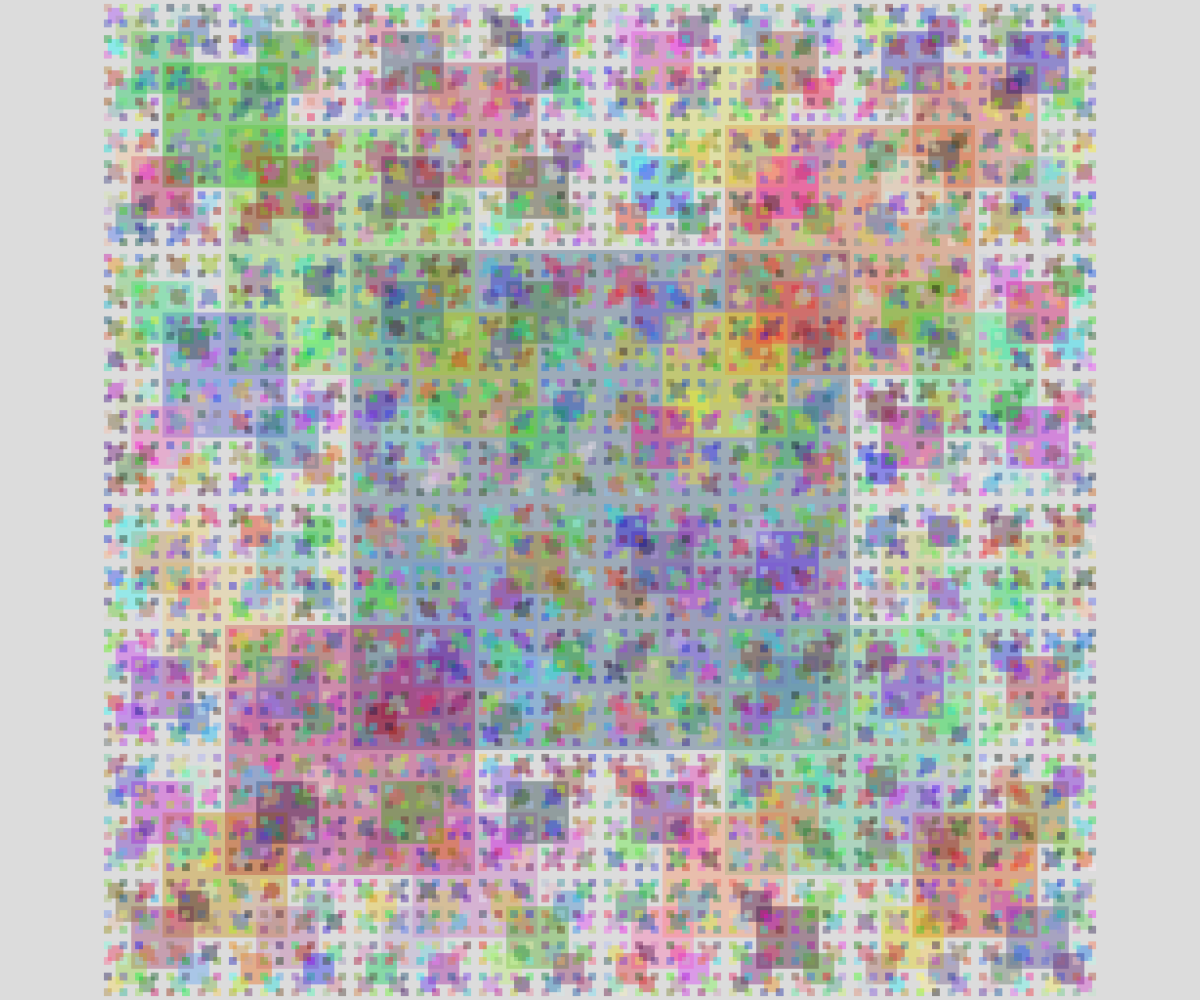
Frame 1 (no input)
Frame 60 (no input): identical to frame 1, image omitted
Frame 120 (the mouse pressed at the canvas centre since frame 60): identical to frame 1, image omitted

The p5.js sketch that drew this single still picture (run headless with seeded random() and noise() and a simulated clock; from frame 60 on, the mouse is pressed at the canvas centre):

// p5.js sketch
// ── sketch.js
// Square 2D Fractial
// Grace
// April 15
//
// 


function setup() {
  createCanvas(windowWidth, windowHeight);
  rectMode(CENTER);
}

function draw() {
  background(220);
  randomSeed(1);
  //noFill();
  squareFractal(width/2, height/2, height/2);
}

function squareFractal(x,y, w){
  fill(random(255), random(255), random(255), 100);
  noStroke();
  square(x, y, w);
  
  if(w > 10){
    squareFractal(x - w/2, y + w/2, w/2);
    squareFractal(x - w/2, y - w/2, w/2);
    squareFractal(x + w/2, y + w/2, w/2);
    squareFractal(x + w/2, y - w/2, w/2);

  }

}
